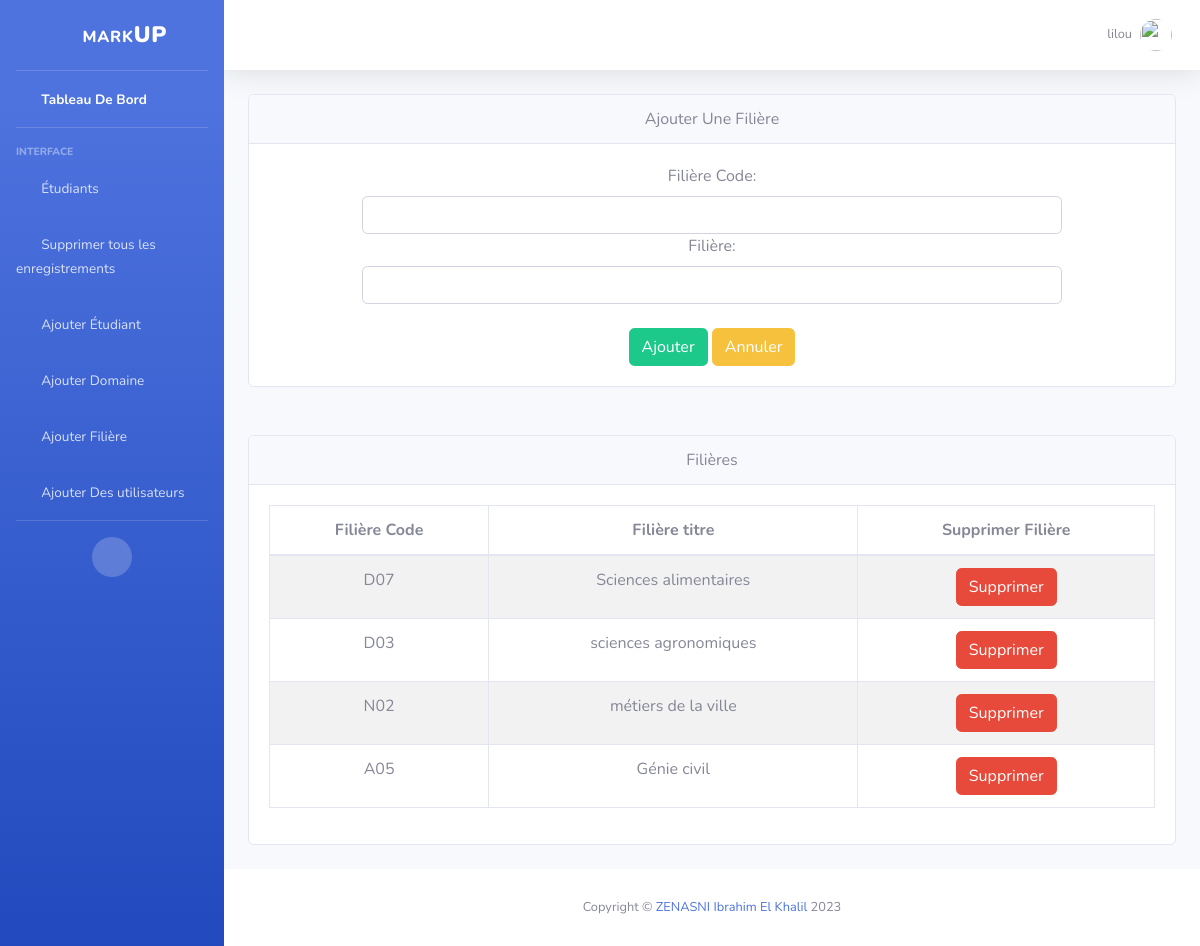
Screenshot of /ajouter-filiere/ (signed in) with the database file from the repository.
### base/models.py (models this page shows, shortened)
class Filiere(models.Model):
    code = models.CharField(max_length=100,primary_key=True)
    nom =  models.CharField(max_length=200)
    specialite = models.CharField(max_length=200)

### base/views.py (the view, shortened to what this page needs)
# urls.py: path('ajouter-filiere/',views.addFiliere, name='ajouter-filiere'),
@login_required(login_url='/login/')
@permission_required('base.add_filiere')
def addFiliere(request):
    filieres = Filiere.objects.all()
    form = FiliereForm()
    context={
        'form':form,
        'filieres':filieres
    }
    return render(request, 'base/filiere.html',context)

### base/forms.py
class FiliereForm(ModelForm):
    class Meta:
        model = Filiere
        fields = '__all__'

### base/templates/base/filiere.html (shortened to what this page needs)
{% extends 'index.html' %}
{% load widget_tweaks %}
{% block content %}
    <div class="card mb-4 delete text-center">
      <div class="card-header">Ajouter Une Filière</div>
      <div class="card-body">
        <center>
          <div class="set_width">
            <center>
                <form action="" method="post">
                  <label for="">Filière Code:</label>
                  {% render_field form.code class+="form-control" %}
                  <label for="">Filière:</label>
                  {% render_field form.nom class+="form-control" %}
                  <br>
                  <input type="submit" value="Ajouter" class="btn btn-success" />
                  <a
                    href="{% url 'base:dashboard' %}"
                    class="btn btn-warning"
                    id="annuler"
                    >Annuler</a
                  >
                </form>
              </center>
        </div>
        </center>
      </div>
    </div>
    <br>
    <div class="card mb-4 delete text-center">
      <div class="card-header">Filières</div>
      <div class="card-body">
        <div class="table-responsive">
          {% if not filieres %}
          <center>
            <h1>Aucun Filière</h1>
          </center>
          {% else %}
          <table
            class="table table-bordered table-striped"
            id="dataTable"
            width="100%"
            cellspacing="0"
          >
            <thead>
              <tr>
                <th>Filière Code</th>
                <th>Filière titre</th>
                <th>Supprimer Filière</th>
              </tr>
            </thead>
            <tbody>
              {% for filiere in filieres %}
              <tr>
                <td>{{filiere.code}}</td>
                <td>{{filiere.nom}}</td>
                <td> <a href="{% url 'base:sup-filiere' filiere.code %}" class="btn btn-danger">Supprimer</a> </td>
              </tr>
              {% endfor %}
            </tbody>
          </table>
          {% endif %}
        </div>
      </div>
    </div>
{% endblock %}

### templates/topbar.html (shortened to what this page needs)
{% load static %}
<nav
  class="navbar navbar-expand navbar-light bg-white topbar mb-4 static-top shadow"
>
  <ul class="navbar-nav ml-auto">
    <li class="nav-item dropdown no-arrow">
      <a
        class="nav-link dropdown-toggle"
        href="#"
        id="userDropdown"
        role="button"
        data-toggle="dropdown"
        aria-haspopup="true"
        aria-expanded="false"
      >
        <span class="mr-2 d-none d-lg-inline text-gray-600 small"
          >{{request.user}}</span
        >
        <img
          class="img-profile rounded-circle"
          src="{% static 'img/undraw_profile.svg' %}"
        />
      </a>
    </li>
  </ul>
</nav>

### base/templates/base/filiere.html (style rules this page uses)
.set_width { width: 700px; }

### rows the page displays
Filiere: code "D07", nom "Sciences alimentaires"
Filiere: code "D03", nom "sciences agronomiques"
Filiere: code "N02", nom "métiers de la ville"
Filiere: code "A05", nom "Génie civil"

### other values shown
{{ request.user }} "lilou"
